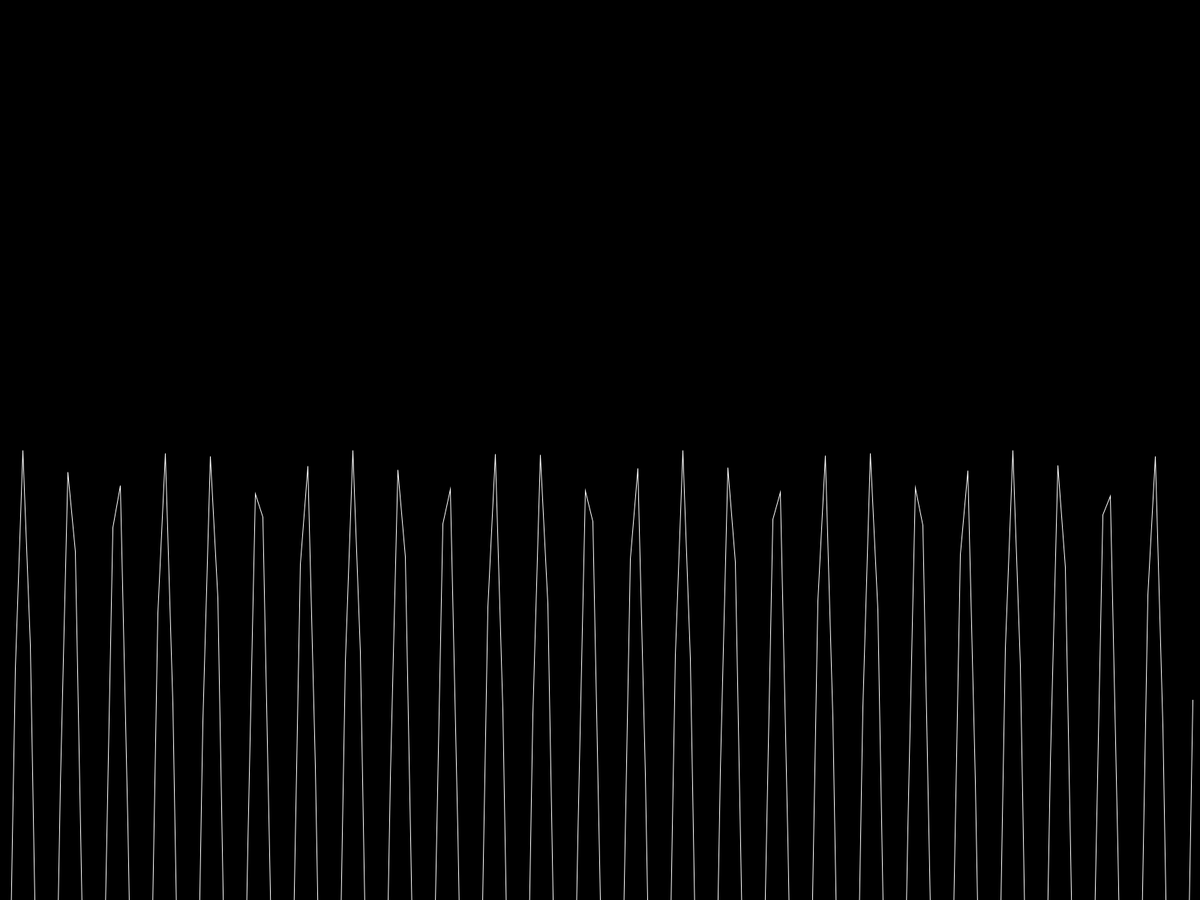
Frame 1 (no input)
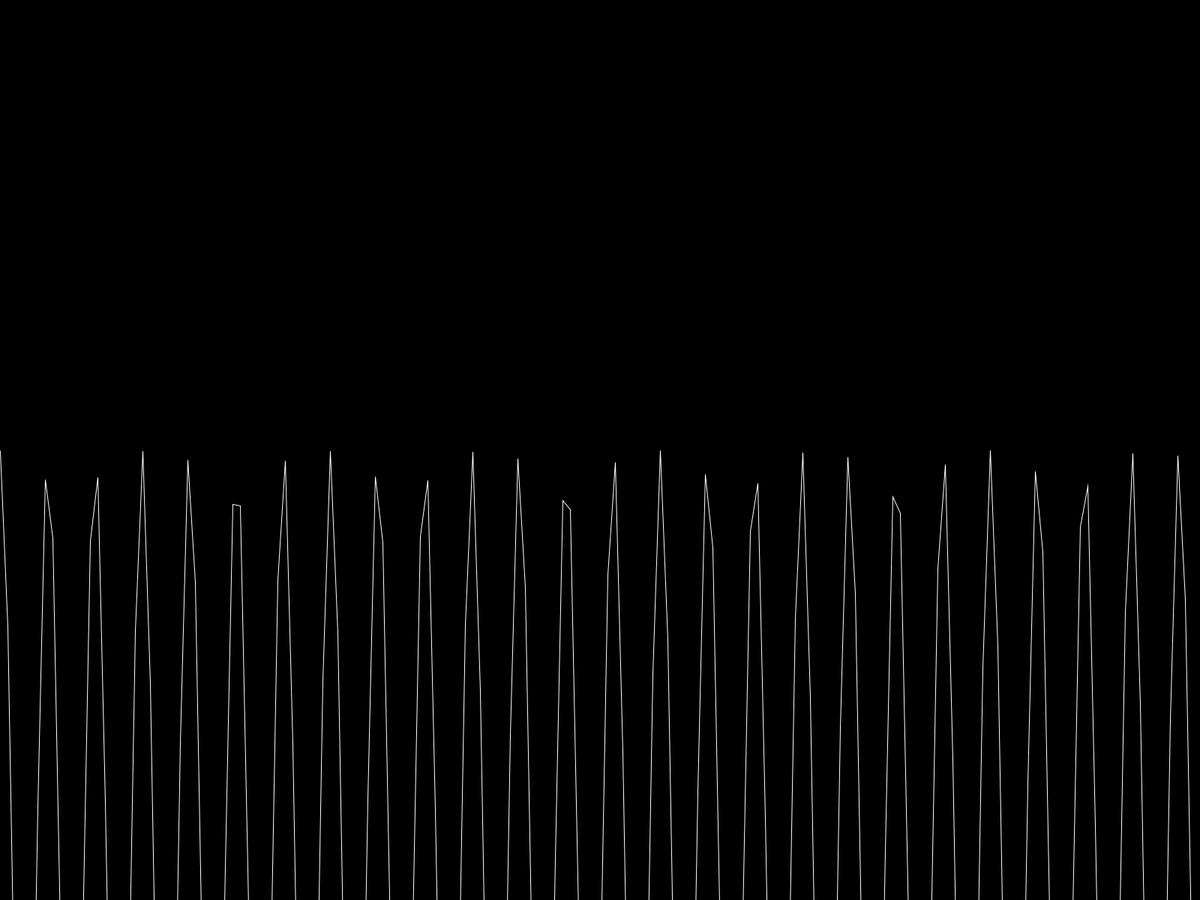
Frame 60 (the mouse pressed at the canvas centre just before this capture)
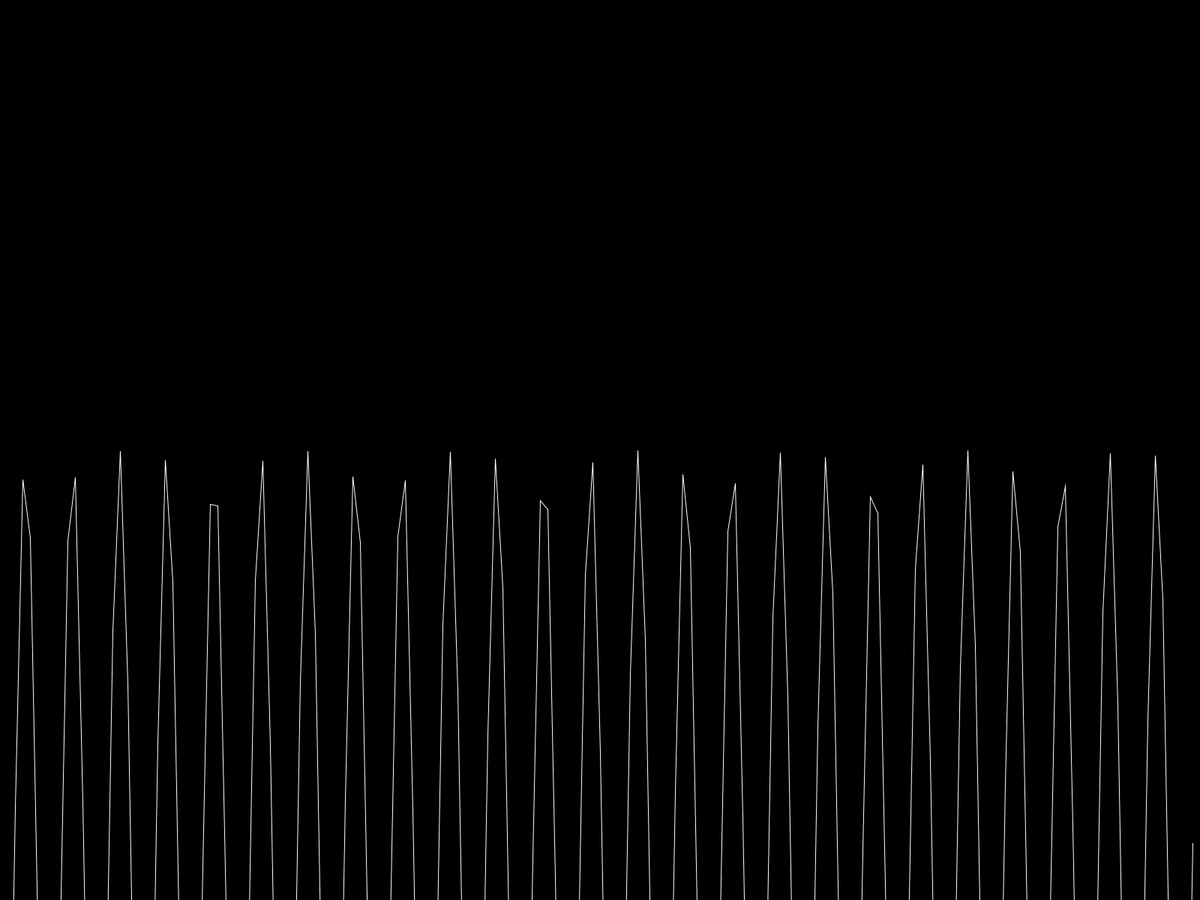
Frame 120 (the mouse held since frame 60 and released just before this capture)

The Processing sketch that drew these frames (run headless with seeded random() and noise(); from frame 60 on, the mouse is pressed at the canvas centre):

// Processing sketch: sketch_Wave
// ── sketch_Wave.pde
float theta = 0;

void setup() {
  fullScreen();
}

void draw() {
  background(0);
  translate(width/2, height/2);
  stroke(255);
  noFill();
  beginShape();
  for (float x = -width/2; x < width/2; x += 10) {
    float y = map(sin(theta + x/10), -1, 1, 0, height);
    vertex(x, y);
  }
  endShape();
  theta += 0.05;
}
